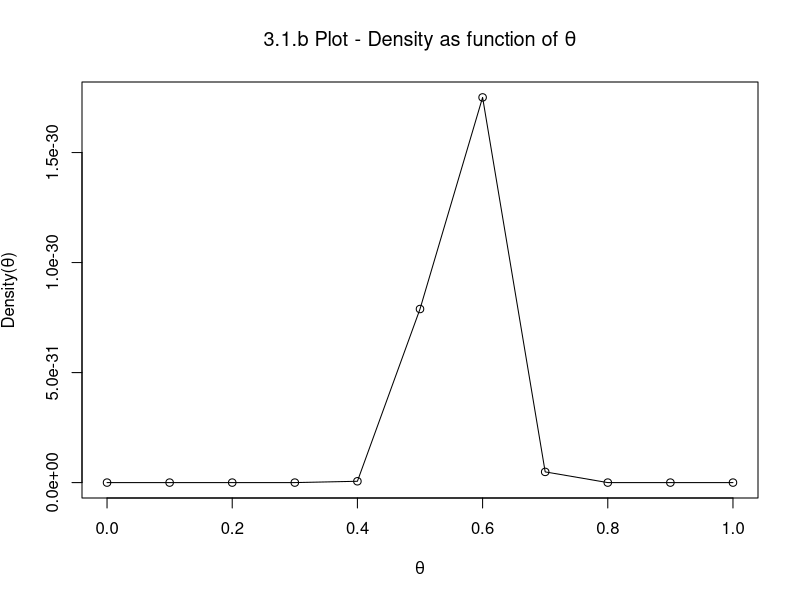
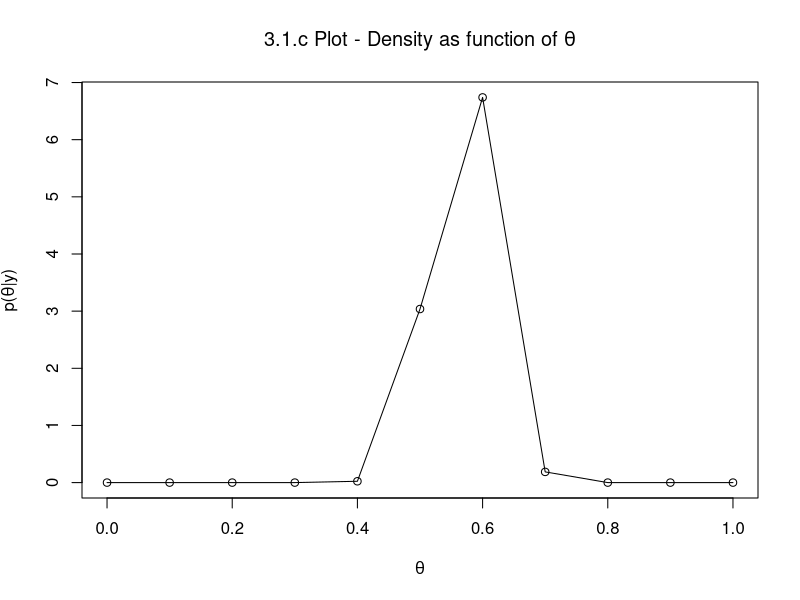
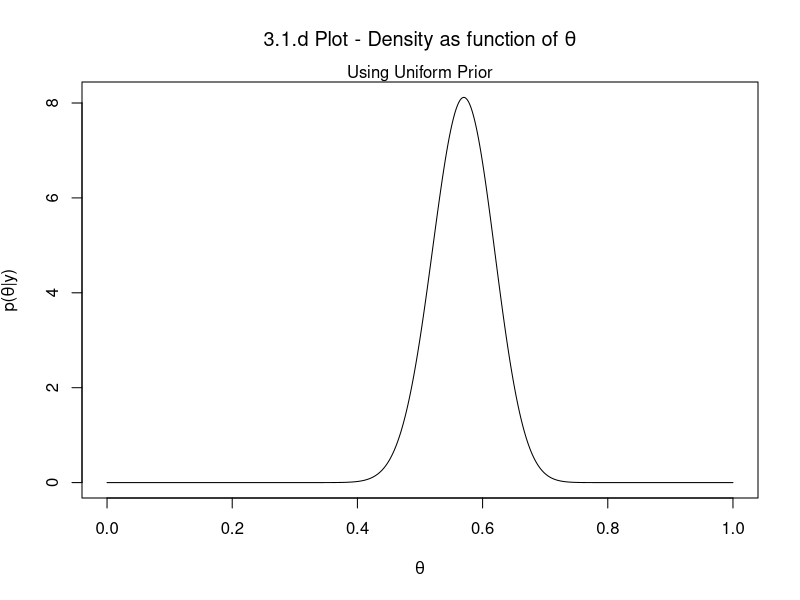
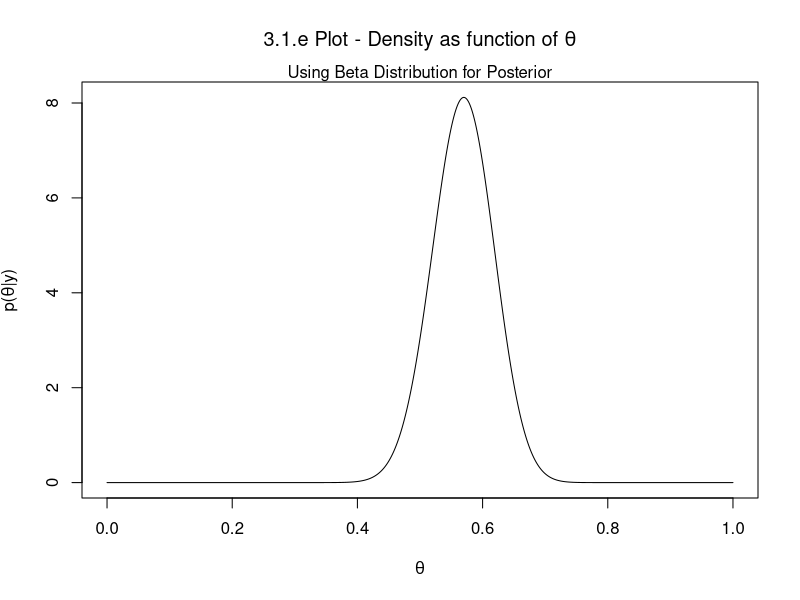
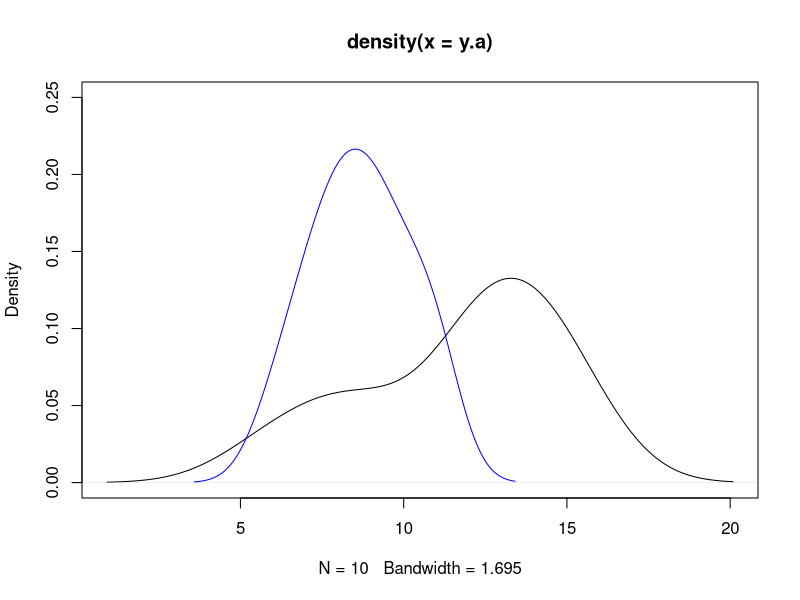
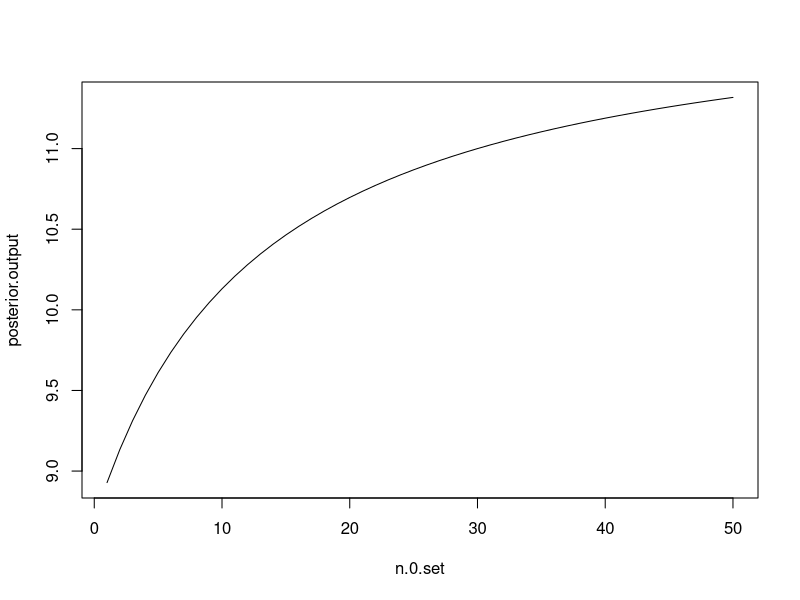
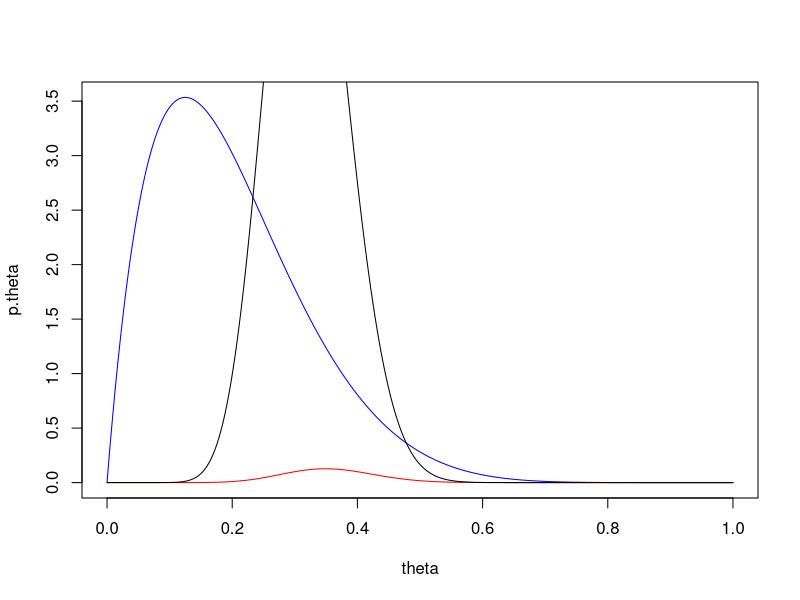
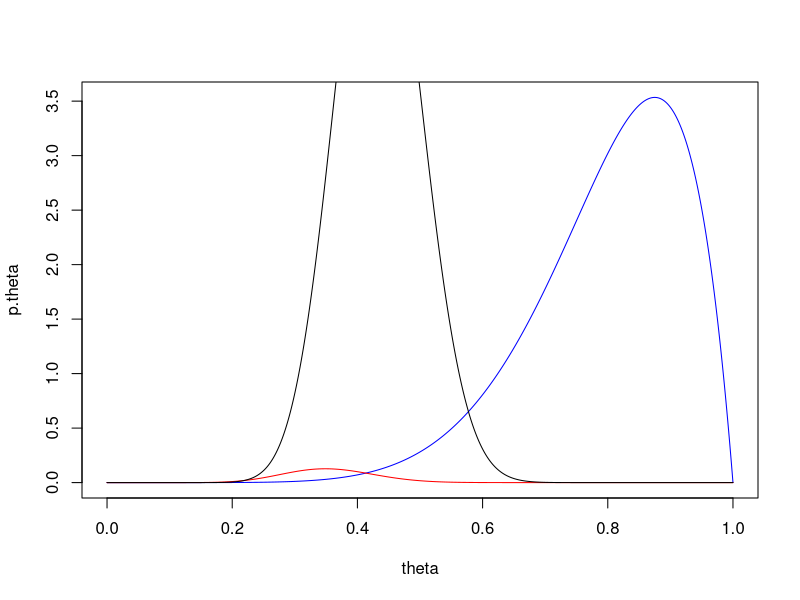

These figures' R source, in order:

# question 3.1 b

three.one <- function(x)
{
  one <- x^57
  two <- (1-x)^43
  three <- one*two
  return(three)
}

vec <- seq(0,1,0.1)
fill_vec <- rep(0, length(vec))

for(i in 1:11) 
  {
  input <- three.one(vec[i])
  print(vec[i])
  print(input)
  
  fill_vec[i] <- input
  }

plot(vec, fill_vec, type = "o"
    , main = expression(paste("3.1.b Plot - Density as function of ", theta))
    , xlab = expression(theta)
    , ylab = expression(paste("Density(", theta, ")"))  
    )



#3.1 part c

# compute the posterior probability of theta

constant <- (gamma(58)*gamma(44)) / gamma(102)

(theta <- seq(0,1,0.1)) # prior theta values
fill_vec <- rep(0,length(theta)) # posterior theta estimates

three.three <- function(tht)
{
  one <- tht^57
  two <- (1 - tht)^43
  three <- (one * two) / constant
  return(three)
}

for(i in 1:length(theta))
{
  input <- three.three(theta[i])
  #print(theta[i])
  #print(input)
  
  fill_vec[i] <- input
}

fill_vec
plot(theta, fill_vec, type="o"
     , main = expression(paste("3.1.c Plot - Density as function of ", theta))
     , ylab = expression(paste("p(", theta, "|", y, ")"))
     , xlab = expression(theta)       
     )

# 3.1 part d

theta <- seq(0,1,length.out = 1000)
fill.vec <- rep(0,1000)
constant <- (gamma(58)*gamma(44)) / gamma(102)

three.four <- function(tht)
{
  one <- tht^57
  two <- (1 - tht)^43
  three <- (one * two) / constant
  return(three)
}

for(i in 1:length(theta))
{
  input <- three.four(theta[i])
  fill.vec[i] <- input
}

plot(theta, fill.vec, type="l"
     , main = expression(paste("3.1.d Plot - Density as function of ", theta))
     , ylab = expression(paste("p(", theta, "|", y, ")"))
     , xlab = expression(theta)            
     )
mtext("Using Uniform Prior")

# 3.1 part e

x <- seq(0,1,length.out = 1000)
y <- dbeta(x = x, shape1 = 58, shape2 = 44)

plot(x,y, type = "l"
     , main = expression(paste("3.1.e Plot - Density as function of ", theta))
     , ylab = expression(paste("p(", theta, "|", y, ")"))
     , xlab = expression(theta)                 
     )
mtext("Using Beta Distribution for Posterior")

which(y==max(y))
x[570]

# 3.3 part a

y.a <- c(12,9,12,14,13,13,15,8,15,6)
y.b <- c(11,11,10,9,9,8,7,10,6,8,8,9,7)

plot(density(y.a), ylim=c(0,.25))
lines(density(y.b), col="blue")

# specify the parameters for population A
a.a <- 120; a.b <- 10 # prior is y ~ gamma(120, 10)
n.a <- length(y.a)
sum.y.a <- sum(y.a)


# the mean of the gamma distribution is given by (a / b)
# which in this case will be: (sum.y.a + a.a) / (a.b + n.a)
(sum.y.a + a.a) / (a.b + n.a)

# the variance of the gamma distribution is given by (a / b^2)
# which in this case will be: (sum.y.a + a.a) / (a.b + n.a)^2
(sum.y.a + a.a) / (a.b + n.a)^2

# The 95% quantile-based estimate will be found by pulling quantiles from the 
# gamma distribution with the posterior parameters (sum.y.a + a.a) / (a.b + n.a)

qgamma(c(0.025,0.975), (sum.y.a + a.a), (a.b + n.a) )


# repeat this exercise for the independent B distribution

b.a <- 12; b.b <- 1 # prior is y ~ gamma(12, 1)
n.b <- length(y.b)
sum.y.b <- sum(y.b)


# the mean of the gamma distribution is given by (a / b)
(sum.y.b + b.a) / (b.b + n.b)

# the variance of the gamma distribution is given by (a / b^2)
(sum.y.b + b.a) / (b.b + n.b)^2

# The 95% quantile-based estimate will be found by pulling quantiles from the 
# gamma distribution with the posterior parameters (a,b)

qgamma(c(0.025,0.975), (sum.y.b + b.a), (b.b + n.b) )

# compute and plot the posterior expectations of theta.b under a prior with 
# theta.b ~ gamma(12 * n.0 , n.0), for n.0 in {0, ... , 50}

# create a function

n.0.set <- seq(1,50, by = 1)
posterior.output <- rep(0, length(n.0.set))

post.gamma <- function(n.0)
{
  b.a <- (12 * n.0)
  b.b <- n.0
  n.b <- length(y.b)
  sum.y.b <- sum(y.b)
  
  # posterior expectation = mean = (a / b) = (sum.y.b + b.a) / (b.b + n.b)
  post.gamma.output <- (sum.y.b + b.a) / (b.b + n.b)
  return(post.gamma.output)
}

for(i in 1:length(n.0.set))
{
  posterior.output[i] <- post.gamma(n.0.set[i])
}

plot(n.0.set, posterior.output, type = "l")


# 3.4 part a

# try out a bunch of theta values from 0 to 1
theta <- seq(0,1,length.out = 1000)

# p(theta) ~ beta(2,8) prior
a <- 2 ; b <- 8
y <- 15; n <- 43

p.theta <- dbeta(x = theta, a, b)

plot(theta, p.theta, type = "l", col = "blue") # looks p.good

# p(y|theta) ~ (theta^15) * (1 - theta)^(43-15)
p.y.theta <- choose(n, y) * (theta^y) * (1 - theta)^(n - y)

lines(theta, p.y.theta, type="l", col = "red")

# posterior distribution
p.theta.y <- dbeta(theta, a + y, b + n - y)

lines(theta, p.theta.y, type="l")

# find the posterior mean, mode, sd

# beta mean is (a / a + b)
(a + y) / (a + y + b + n - y)

# beta mode is (a - 1) / [ (a - 1) + (b - 1)]
(a + y - 1) / ( ( a + y - 1) + (b + n - y - 1) )

# beta variance is (ab) / ( (a + b + 1)(a + b)^2 )
beta.var <- ((a + y)*(b + n - y)) / ((a + y + b + n - y + 1)*(a + y + b + n - y)^2)
sqrt(beta.var)

qbeta(c(0.025, 0.975), a + y, b + n - y)


# 3.4.b - repeat part a but for a beta(8, 2) prior

theta <- seq(0,1,length.out = 1000)

# p(theta) ~ beta(2,8) prior
a <- 8 ; b <- 2
y <- 15; n <- 43

p.theta <- dbeta(x = theta, a, b)

plot(theta, p.theta, type = "l", col = "blue") # looks p.good

# p(y|theta) ~ (theta^15) * (1 - theta)^(43-15)
p.y.theta <- choose(n, y) * (theta^y) * (1 - theta)^(n - y)

lines(theta, p.y.theta, type="l", col = "red")

# posterior distribution
p.theta.y <- dbeta(theta, a + y, b + n - y)

lines(theta, p.theta.y, type="l")

# find the posterior mean, mode, sd

# beta mean is (a / a + b)
(a + y) / (a + y + b + n - y)

# beta mode is (a - 1) / [ (a - 1) + (b - 1)]
(a + y - 1) / ( ( a + y - 1) + (b + n - y - 1) )

# beta variance is (ab) / ( (a + b + 1)(a + b)^2 )
beta.var <- ((a + y)*(b + n - y)) / ((a + y + b + n - y + 1)*(a + y + b + n - y)^2)
sqrt(beta.var)

qbeta(c(0.025, 0.975), a + y, b + n - y)


# 3.4.c

# plot the mixture distribution with the provided density function

theta <- seq(0,1,length.out = 1000)

  part.1 <- (1 / 4)
  part.2 <- (gamma(10) / (gamma(2) * gamma(8))) 
  part.3 <- ( ((3 * theta) * (1 - theta)^7) + ((theta^7) * (1  - theta)  )   )
prior.theta <- part.1 * part.2 * part.3

plot(theta, prior.theta, type="l", ylim=c(0,4))

p.theta.1 <- dbeta(theta, 2, 8)
p.theta.2 <- dbeta(theta, 8, 2)

lines(theta, p.theta.1, col = "blue")
lines(theta, p.theta.2, col = "red")


# 3.4.d.iii - plot the posterior for a variety of theta values

theta <- seq(0,1,length.out = 1000)

# first get the prior specified
prior.1 <- (1 / 4)
prior.2 <- (gamma(10) / (gamma(2) * gamma(8))) 
prior.3 <- ( ((3 * theta) * (1 - theta)^7) + ((theta^7) * (1  - theta)  )   )

prior.theta <- prior.1 * prior.2 * prior.3

# now specify the likelihood function

like.theta <- choose(43, 15) * (theta^15)* ((1 - theta)^28)

posterior <- prior.theta * like.theta

plot(theta, posterior, type = "l")

# find the approximate posterior mode - should be the top of the density curve
max(posterior)


# 3.7 part a
# plotting the posterior density of theta

theta <- seq(0,1, length.out = 1000)

posterior <- dbeta(theta, 3, 14)

plot(theta, posterior, type="l")
